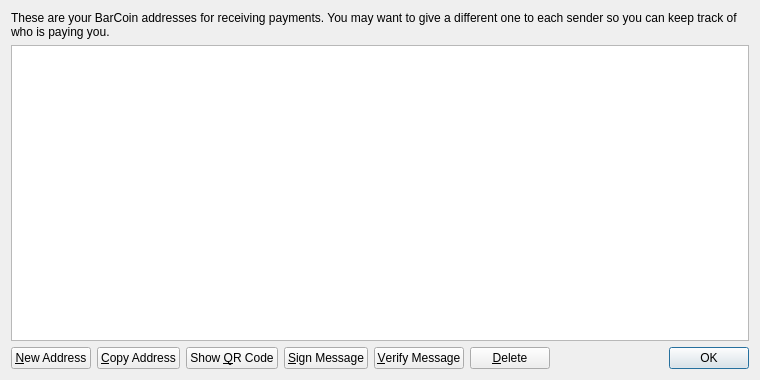
<?xml version="1.0" encoding="UTF-8"?>
<ui version="4.0">
 <class>AddressBookPage</class>
 <widget class="QWidget" name="AddressBookPage">
  <property name="geometry">
   <rect>
    <x>0</x>
    <y>0</y>
    <width>760</width>
    <height>380</height>
   </rect>
  </property>
  <property name="windowTitle">
   <string>Address Book</string>
  </property>
  <layout class="QVBoxLayout" name="verticalLayout">
   <item>
    <widget class="QLabel" name="labelExplanation">
     <property name="text">
      <string>These are your BarCoin addresses for receiving payments. You may want to give a different one to each sender so you can keep track of who is paying you.</string>
     </property>
     <property name="textFormat">
      <enum>Qt::PlainText</enum>
     </property>
     <property name="wordWrap">
      <bool>true</bool>
     </property>
    </widget>
   </item>
   <item>
    <widget class="QTableView" name="tableView">
     <property name="contextMenuPolicy">
      <enum>Qt::CustomContextMenu</enum>
     </property>
     <property name="toolTip">
      <string>Double-click to edit address or label</string>
     </property>
     <property name="tabKeyNavigation">
      <bool>false</bool>
     </property>
     <property name="alternatingRowColors">
      <bool>true</bool>
     </property>
     <property name="selectionMode">
      <enum>QAbstractItemView::SingleSelection</enum>
     </property>
     <property name="selectionBehavior">
      <enum>QAbstractItemView::SelectRows</enum>
     </property>
     <property name="sortingEnabled">
      <bool>true</bool>
     </property>
     <attribute name="verticalHeaderVisible">
      <bool>false</bool>
     </attribute>
    </widget>
   </item>
   <item>
    <layout class="QHBoxLayout" name="horizontalLayout">
     <item>
      <widget class="QPushButton" name="newAddressButton">
       <property name="toolTip">
        <string>Create a new address</string>
       </property>
       <property name="text">
        <string>&amp;New Address</string>
       </property>
       <property name="icon">
        <iconset resource="../bitcoin.qrc">
         <normaloff>:/icons/add</normaloff>:/icons/add</iconset>
       </property>
      </widget>
     </item>
     <item>
      <widget class="QPushButton" name="copyToClipboard">
       <property name="toolTip">
        <string>Copy the currently selected address to the system clipboard</string>
       </property>
       <property name="text">
        <string>&amp;Copy Address</string>
       </property>
       <property name="icon">
        <iconset resource="../bitcoin.qrc">
         <normaloff>:/icons/editcopy</normaloff>:/icons/editcopy</iconset>
       </property>
      </widget>
     </item>
     <item>
      <widget class="QPushButton" name="showQRCode">
       <property name="text">
        <string>Show &amp;QR Code</string>
       </property>
       <property name="icon">
        <iconset resource="../bitcoin.qrc">
         <normaloff>:/icons/qrcode</normaloff>:/icons/qrcode</iconset>
       </property>
      </widget>
     </item>
     <item>
      <widget class="QPushButton" name="signMessage">
       <property name="toolTip">
        <string>Sign a message to prove you own a Bitcoin address</string>
       </property>
       <property name="text">
        <string>&amp;Sign Message</string>
       </property>
       <property name="icon">
        <iconset resource="../bitcoin.qrc">
         <normaloff>:/icons/edit</normaloff>:/icons/edit</iconset>
       </property>
      </widget>
     </item>
     <item>
      <widget class="QPushButton" name="verifyMessage">
       <property name="toolTip">
        <string>Verify a message to ensure it was signed with a specified Bitcoin address</string>
       </property>
       <property name="text">
        <string>&amp;Verify Message</string>
       </property>
       <property name="icon">
        <iconset resource="../bitcoin.qrc">
         <normaloff>:/icons/transaction_0</normaloff>:/icons/transaction_0</iconset>
       </property>
      </widget>
     </item>
     <item>
      <widget class="QPushButton" name="deleteButton">
       <property name="toolTip">
        <string>Delete the currently selected address from the list. Only sending addresses can be deleted.</string>
       </property>
       <property name="text">
        <string>&amp;Delete</string>
       </property>
       <property name="icon">
        <iconset resource="../bitcoin.qrc">
         <normaloff>:/icons/remove</normaloff>:/icons/remove</iconset>
       </property>
      </widget>
     </item>
     <item>
      <spacer name="horizontalSpacer">
       <property name="orientation">
        <enum>Qt::Horizontal</enum>
       </property>
       <property name="sizeHint" stdset="0">
        <size>
         <width>40</width>
         <height>20</height>
        </size>
       </property>
      </spacer>
     </item>
     <item>
      <widget class="QDialogButtonBox" name="buttonBox">
       <property name="sizePolicy">
        <sizepolicy hsizetype="Maximum" vsizetype="Fixed">
         <horstretch>0</horstretch>
         <verstretch>0</verstretch>
        </sizepolicy>
       </property>
       <property name="standardButtons">
        <set>QDialogButtonBox::Ok</set>
       </property>
      </widget>
     </item>
    </layout>
   </item>
  </layout>
 </widget>
 <resources>
  <include location="../bitcoin.qrc"/>
 </resources>
 <connections/>
</ui>
